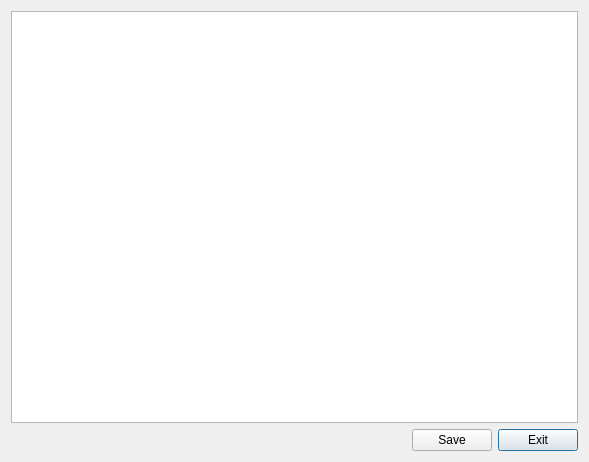
<?xml version="1.0" encoding="UTF-8"?>
<ui version="4.0">
 <class>startup</class>
 <widget class="QDialog" name="startup">
  <property name="geometry">
   <rect>
    <x>0</x>
    <y>0</y>
    <width>589</width>
    <height>462</height>
   </rect>
  </property>
  <property name="windowTitle">
   <string>Startup.sh</string>
  </property>
  <layout class="QGridLayout" name="gridLayout">
   <item row="1" column="2">
    <widget class="QPushButton" name="EBtn">
     <property name="text">
      <string>Exit</string>
     </property>
    </widget>
   </item>
   <item row="1" column="0">
    <spacer name="horizontalSpacer">
     <property name="orientation">
      <enum>Qt::Horizontal</enum>
     </property>
     <property name="sizeHint" stdset="0">
      <size>
       <width>40</width>
       <height>20</height>
      </size>
     </property>
    </spacer>
   </item>
   <item row="0" column="0" colspan="3">
    <widget class="QTextEdit" name="textEdit"/>
   </item>
   <item row="1" column="1">
    <widget class="QPushButton" name="SBtn">
     <property name="text">
      <string>Save</string>
     </property>
    </widget>
   </item>
  </layout>
 </widget>
 <resources/>
 <connections/>
</ui>
